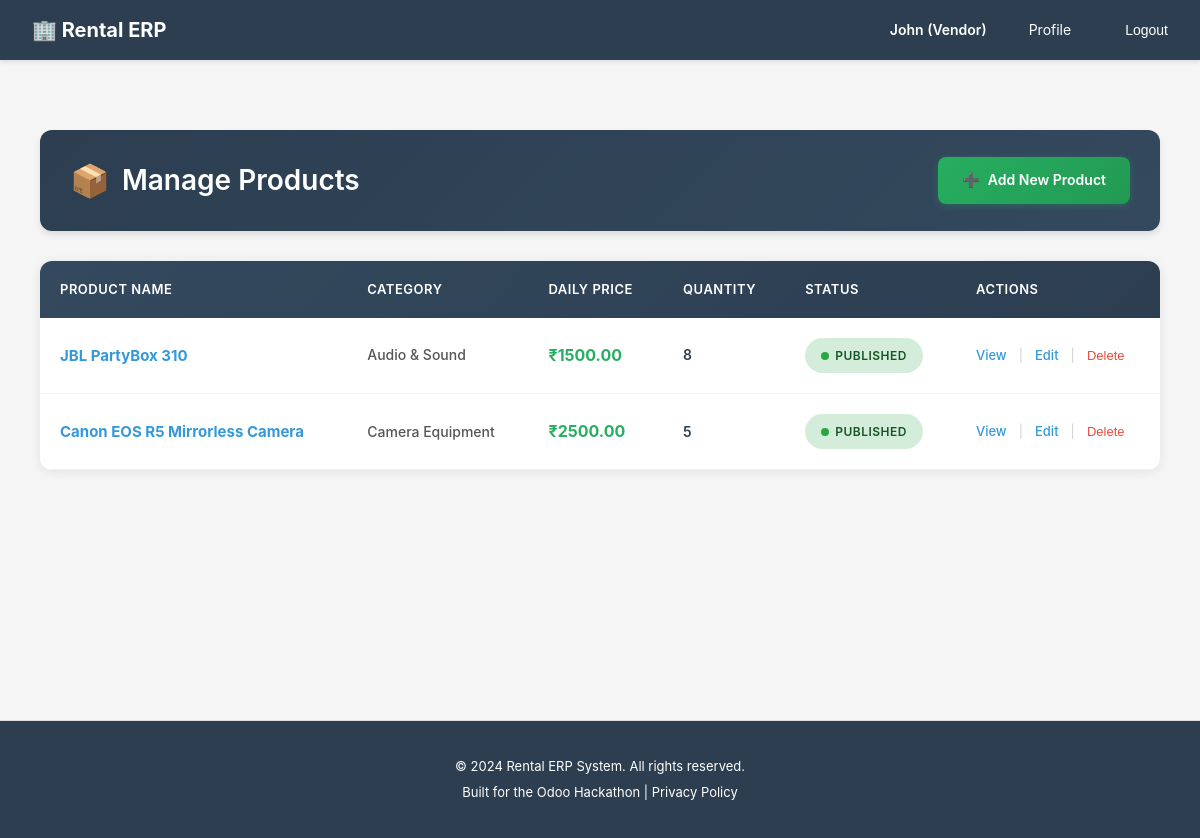
The app's page /catalog/vendor/manage-products/ (signed in) with its own data.
### accounts/models.py (models this page shows, shortened)
class User(AbstractUser):
    ROLE_CHOICES = [
        ('customer', 'Customer'),  # End-user who rents products
        ('vendor', 'Vendor'),      # Business user who owns rental products
        ('admin', 'Admin'),        # System administrator with full access
    ]
    email = models.EmailField(
        unique=True,
        validators=[EmailValidator()],
        help_text="Used for login and notifications"
    )
    role = models.CharField(
        max_length=20,
        choices=ROLE_CHOICES,
        default='customer',
        help_text="Determines user's permissions and accessible features"
    )
    phone = models.CharField(
        max_length=15,
        blank=True,
        null=True,
        validators=[
            RegexValidator(
                regex=r'^\+?1?\d{9,15}$',
                message="Phone number must be entered in the format: '+999999999'. Up to 15 digits allowed."
            )
        ],
        help_text="Contact number for order notifications and support"
    )
    is_verified = models.BooleanField(
        default=False,
        help_text="Email verification status for security"
    )
    totp_secret = models.CharField(
        max_length=32,
        blank=True,
        null=True,
        help_text="TOTP secret key for 2FA (encrypted)"
    )
    totp_enabled = models.BooleanField(
        default=False,
        help_text="Whether TOTP 2FA is enabled for this user"
    )
    created_at = models.DateTimeField(auto_now_add=True)
    updated_at = models.DateTimeField(auto_now=True)
    @property
    def phone_number(self):
        """Property alias for backward compatibility with older view/form code"""
        return self.phone
    USERNAME_FIELD = 'email'
    REQUIRED_FIELDS = ['username', 'first_name', 'last_name']
    class Meta:
        db_table = 'users'
        verbose_name = 'User'
        verbose_name_plural = 'Users'
        ordering = ['-created_at']

### catalog/models.py (models this page shows, shortened)
class Product(models.Model):
    vendor = models.ForeignKey(
        settings.AUTH_USER_MODEL,
        on_delete=models.CASCADE,
        related_name='products',
        limit_choices_to={'role': 'vendor'},
        help_text="Vendor who owns this product"
    )
    category = models.ForeignKey(
        ProductCategory,
        on_delete=models.SET_NULL,
        blank=True,
        null=True,
        related_name='products',
        help_text="Product classification for filtering"
    )
    name = models.CharField(
        max_length=255,
        help_text="Product name (e.g., 'Canon EOS R5 Mirrorless Camera')"
    )
    slug = models.SlugField(
        max_length=255,
        unique=True,
        help_text="URL-friendly identifier"
    )
    description = models.TextField(
        help_text="Detailed product description for customer decision-making"
    )
    short_description = models.CharField(
        max_length=500,
        blank=True,
        null=True,
        help_text="Brief summary for product listings"
    )
    image_main = models.ImageField(
        upload_to='products/images/',
        blank=True,
        null=True,
        help_text="Primary product image"
    )
    is_rentable = models.BooleanField(
        default=True,
        help_text="Can this product be rented? (vs purchase-only)"
    )
    is_published = models.BooleanField(
        default=False,
        help_text="Visible on website. Vendors can unpublish temporarily."
    )
    quantity_on_hand = models.PositiveIntegerField(
        default=0,
        help_text="Total physical inventory owned by vendor"
    )
    cost_price = models.DecimalField(
        max_digits=10,
        decimal_places=2,
        validators=[MinValueValidator(0)],
        help_text="Vendor's acquisition cost (for margin calculation)"
    )
    attributes = models.JSONField(
        default=dict,
        blank=True,
        help_text="Dynamic attributes like Brand, Model, Color (JSON: {'brand': 'Canon', 'model': 'EOS R5'})"
    )
    meta_title = models.CharField(
        max_length=255,
        blank=True,
        null=True,
        help_text="SEO page title"
    )
    meta_description = models.TextField(
        blank=True,
        null=True,
        help_text="SEO meta description"
    )
    created_at = models.DateTimeField(auto_now_add=True)
    updated_at = models.DateTimeField(auto_now=True)
    class Meta:
        db_table = 'products'
        verbose_name = 'Product'
        verbose_name_plural = 'Products'
        ordering = ['-created_at']
        indexes = [
            models.Index(fields=['vendor', 'is_published']),
            models.Index(fields=['category', 'is_published']),
            models.Index(fields=['slug']),
        ]

class ProductCategory(models.Model):
    name = models.CharField(
        max_length=100,
        unique=True,
        help_text="Category name (e.g., 'Camera Equipment', 'Furniture')"
    )
    slug = models.SlugField(
        max_length=100,
        unique=True,
        help_text="URL-friendly identifier"
    )
    parent = models.ForeignKey(
        'self',
        on_delete=models.CASCADE,
        blank=True,
        null=True,
        related_name='subcategories',
        help_text="Parent category for hierarchical structure"
    )
    description = models.TextField(
        blank=True,
        null=True,
        help_text="Category description for SEO and customer guidance"
    )
    is_active = models.BooleanField(
        default=True,
        help_text="Show/hide category on website"
    )
    created_at = models.DateTimeField(auto_now_add=True)
    updated_at = models.DateTimeField(auto_now=True)
    class Meta:
        db_table = 'product_categories'
        verbose_name = 'Product Category'
        verbose_name_plural = 'Product Categories'
        ordering = ['name']

class RentalPricing(models.Model):
    DURATION_CHOICES = [
        ('hourly', 'Per Hour'),
        ('daily', 'Per Day'),
        ('weekly', 'Per Week'),
        ('monthly', 'Per Month'),
        ('custom', 'Custom Duration'),
    ]
    product = models.ForeignKey(
        Product,
        on_delete=models.CASCADE,
        blank=True,
        null=True,
        related_name='rental_prices',
        help_text="Applies to all variants if set at product level"
    )
    product_variant = models.ForeignKey(
        ProductVariant,
        on_delete=models.CASCADE,
        blank=True,
        null=True,
        related_name='rental_prices',
        help_text="Variant-specific pricing overrides product pricing"
    )
    duration_type = models.CharField(
        max_length=20,
        choices=DURATION_CHOICES,
        help_text="Rental period unit"
    )
    duration_value = models.PositiveIntegerField(
        default=1,
        validators=[MinValueValidator(1)],
        help_text="Number of units (e.g., 2 for '2 days', 3 for '3 hours')"
    )
    price = models.DecimalField(
        max_digits=10,
        decimal_places=2,
        validators=[MinValueValidator(0)],
        help_text="Rental price for this duration"
    )
    is_discounted = models.BooleanField(
        default=False,
        help_text="Promotional pricing active"
    )
    discount_percentage = models.DecimalField(
        max_digits=5,
        decimal_places=2,
        default=0.00,
        validators=[MinValueValidator(0), MinValueValidator(100)],
        help_text="Discount % if promotional pricing is active"
    )
    is_active = models.BooleanField(
        default=True,
        help_text="Enable/disable this pricing tier"
    )
    created_at = models.DateTimeField(auto_now_add=True)
    updated_at = models.DateTimeField(auto_now=True)
    class Meta:
        db_table = 'rental_pricing'
        verbose_name = 'Rental Pricing'
        verbose_name_plural = 'Rental Pricing'
        ordering = ['product', 'duration_type', 'duration_value']

### catalog/views.py (the view)
# urls.py: path('vendor/manage-products/', views.vendor_manage_products, name='vendor_manage_products'),
@require_http_methods(["GET"])
def vendor_manage_products(request):
    from django.http import HttpResponseForbidden
    if request.user.role != 'vendor':
        return HttpResponseForbidden('Only vendors can manage products.')
    if not hasattr(request.user, 'vendorprofile') or not request.user.vendorprofile.is_approved:
        return HttpResponseForbidden('Your vendor account must be approved before managing products.')
    products = Product.objects.filter(vendor=request.user).order_by('-created_at')
    context = {
        'products': products,
        'vendor': request.user.vendorprofile
    }
    return render(request, 'catalog/manage_products.html', context)

### templates/catalog/manage_products.html (shortened to what this page needs)
{% extends 'base.html' %}
{% block content %}
<div class="products-container">
    <div class="page-header">
        <h2>Manage Products</h2>
        <a href="{% url 'catalog:vendor_add_product' %}" class="add-product-btn">
            <span>➕</span>
            <span>Add New Product</span>
        </a>
    </div>
    {% if products %}
    <div class="products-table-wrapper">
        <table class="products-table">
            <thead>
                <tr>
                    <th>Product Name</th>
                    <th>Category</th>
                    <th>Daily Price</th>
                    <th>Quantity</th>
                    <th>Status</th>
                    <th>Actions</th>
                </tr>
            </thead>
            <tbody id="productsTableBody">
                {% for product in products %}
                <tr class="product-row" data-product-id="{{ product.id }}">
                    <td><span class="product-name"><a href="{% url 'catalog:product_detail' product.id %}">{{ product.name }}</a></span></td>
                    <td><span class="category-cell">{{ product.category.name }}</span></td>
                    <td><span class="price-cell">₹{{ product.rental_prices.first.price|default:"0" }}</span></td>
                    <td><span class="quantity-cell">{{ product.quantity_on_hand }}</span></td>
                    <td>
                        {% if product.is_published %}
                            <span class="status-badge status-published">Published</span>
                        {% else %}
                            <span class="status-badge status-draft">Draft</span>
                        {% endif %}
                    </td>
                    <td>
                        <div class="actions-cell">
                            <a href="{% url 'catalog:product_detail' product.id %}" class="action-link">View</a>
                            <span class="divider">|</span>
                            <a href="{% url 'catalog:vendor_edit_product' product.id %}" class="action-link">Edit</a>
                            <span class="divider">|</span>
                            <form method="POST" action="{% url 'catalog:vendor_delete_product' product.id %}" style="display: inline;" onsubmit="return confirm('Are you sure you want to delete this product?');">
                                <button type="submit" class="action-link delete">Delete</button>
                            </form>
                        </div>
                    </td>
                </tr>
                {% endfor %}
            </tbody>
        </table>
    </div>
    {% endif %}
</div>
{% endblock %}

### templates/base.html (shortened to what this page needs)
{% load static %}
<!DOCTYPE html>
<html lang="en">
<head>
</head>
<body>
    <nav>
        <div class="container">
            <a href="/" class="logo">🏢 Rental ERP</a>
            <ul>
                {% if user.is_authenticated %}
                    <li><strong>{{ user.first_name }} ({{ user.get_role_display }})</strong></li>
                    <li><a href="{% url 'accounts:profile' %}">Profile</a></li>
                    <li>
                        <form method="POST" action="{% url 'accounts:logout' %}" style="display: inline;">
                            <button type="submit" style="background: none; border: none; color: #fff; cursor: pointer; padding: 8px 12px; font-size: 14px;">Logout</button>
                        </form>
                    </li>
                {% else %}
                    <li><a href="{% url 'accounts:login' %}">Login</a></li>
                    <li><a href="{% url 'accounts:signup_customer' %}">Sign Up (Customer)</a></li>
                    <li><a href="{% url 'accounts:signup_vendor' %}">Sign Up (Vendor)</a></li>
                {% endif %}
            </ul>
        </div>
    </nav>
    <main>
        <div class="container">
            {% block content %}{% endblock %}
        </div>
    </main>
    <footer>
        <p>&copy; 2024 Rental ERP System. All rights reserved.</p>
        <p>Built for the Odoo Hackathon | <a href="#" style="color: #fff;">Privacy Policy</a></p>
    </footer>
</body>
</html>

### records on screen
User: first_name "John", role "Vendor"
Product: name "JBL PartyBox 310", category.name "Audio & Sound", rental_prices.first.price "1500.00", quantity_on_hand "8", is_published "PUBLISHED"
Product: name "Canon EOS R5 Mirrorless Camera", category.name "Camera Equipment", rental_prices.first.price "2500.00", quantity_on_hand "5", is_published "PUBLISHED"
